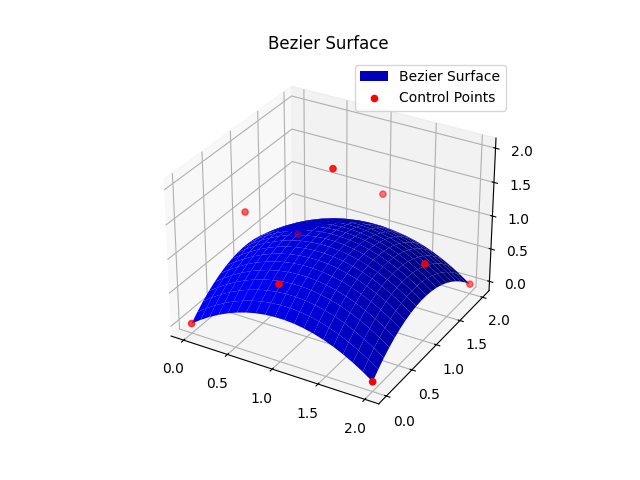

Generate this figure with Python:
import numpy as np
import matplotlib.pyplot as plt
from scipy.special import comb


class BezierSurface:
    def __init__(self, control_points):
        """
        Initialize the BezierSurface with control points.

        :param control_points: 2D array of control points.
        """
        self.control_points = np.array(control_points)

    def bernstein_poly(self, i, n, t):
        """
        Compute the Bernstein polynomial of n, i as a function of t.

        :param i: Index of the Bernstein polynomial.
        :param n: Degree of the polynomial.
        :param t: Parameter t, where 0 <= t <= 1.
        :return: Value of the Bernstein polynomial at t.
        """
        return comb(n, i) * (t ** i) * ((1 - t) ** (n - i))

    def surface(self, num_points=20):
        """
        Compute the Bezier surface.

        :param num_points: Number of points to compute on each parameter.
        :return: Array of points representing the Bezier surface.
        """
        m, n, _ = self.control_points.shape
        m -= 1
        n -= 1
        u_values = np.linspace(0, 1, num_points)
        v_values = np.linspace(0, 1, num_points)

        surface_points = np.zeros((num_points, num_points, 3))

        for u_index, u in enumerate(u_values):
            for v_index, v in enumerate(v_values):
                point = np.zeros(3)
                for i in range(m + 1):
                    for j in range(n + 1):
                        bernstein_u = self.bernstein_poly(i, m, u)
                        bernstein_v = self.bernstein_poly(j, n, v)
                        point += bernstein_u * bernstein_v * self.control_points[i, j]
                surface_points[u_index, v_index] = point

        return surface_points

    def plot(self, num_points=20, save_path=None, title="Bezier Surface"):
        """
        Plot the Bezier surface.

        :param num_points: Number of points to compute on each parameter.
        :param save_path: File path to save the plot.
        :param title: Title of the plot.
        """
        surface_points = self.surface(num_points)

        fig = plt.figure()
        ax = fig.add_subplot(111, projection='3d')

        X = surface_points[:, :, 0]
        Y = surface_points[:, :, 1]
        Z = surface_points[:, :, 2]

        ax.plot_surface(X, Y, Z, color='b', label='Bezier Surface')

        control_x = self.control_points[:, :, 0]
        control_y = self.control_points[:, :, 1]
        control_z = self.control_points[:, :, 2]

        ax.scatter(control_x, control_y, control_z, color='r', label='Control Points')

        # Add title and legend
        ax.set_title(title)
        ax.legend()

        if save_path:
            plt.savefig(save_path)
        else:
            plt.show()
